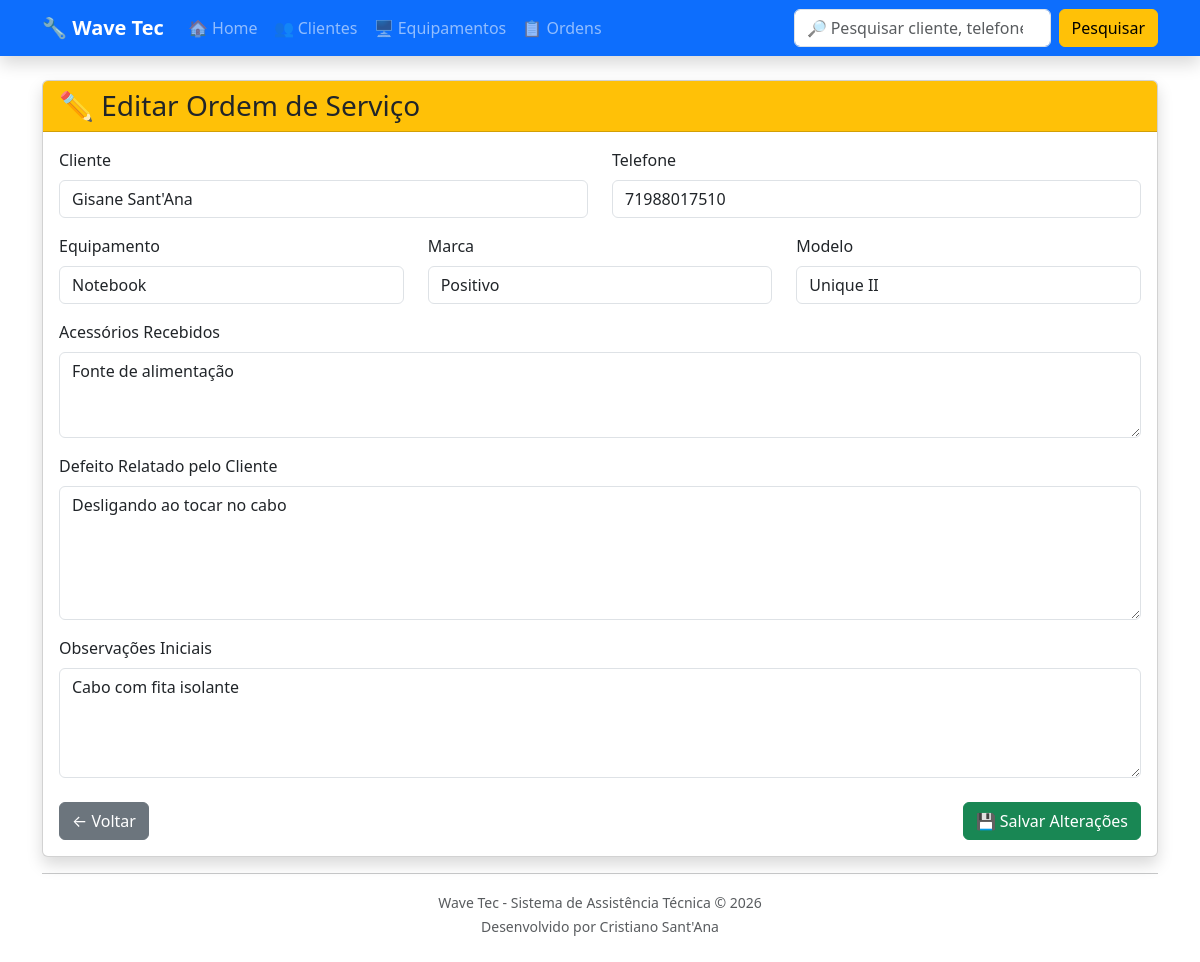
Before: /ordens/editar/2/ with the older database file.
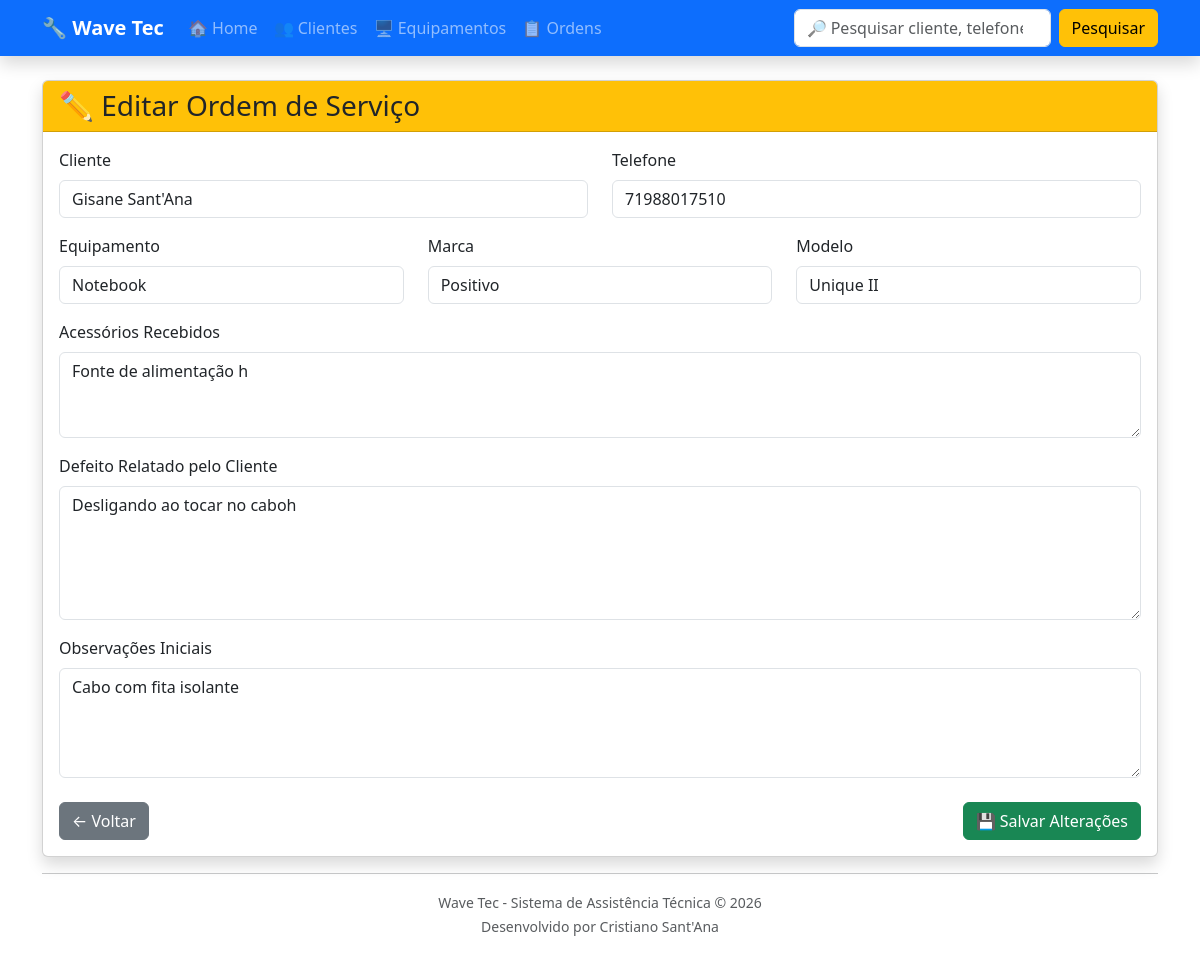
After: the same page with the newer database file.
### ordens/models.py (models this page shows, shortened)
class OrdemServico(models.Model):
    STATUS = [
        ("ABERTA", "Aberta"),
        ("EM_ANALISE", "Em análise"),
        ("AGUARDANDO_PECA", "Aguardando peça"),
        ("EM_REPARO", "Em reparo"),
        ("PRONTO", "Pronto"),
        ("SEM_CONSERTO", "Sem conserto"),
        ("ENTREGUE", "Entregue"),
    ]
    equipamento_cadastrado = models.ForeignKey(
        Equipamento,
        on_delete=models.CASCADE,
        related_name="ordens"
    )
    data_abertura = models.DateTimeField(
        auto_now_add=True
    )
    defeito = models.TextField()
    acessorios = models.TextField(
        blank=True
    )
    observacoes = models.TextField(
        blank=True
    )
    reparo = models.TextField(
        blank=True
    )
    valor = models.DecimalField(
        max_digits=10,
        decimal_places=2,
        default=0
    )
    forma_pagamento = models.CharField(
        max_length=30,
        blank=True
    )
    status = models.CharField(
        max_length=20,
        choices=STATUS,
        default="ABERTA"
    )
    @property
    def cliente(self):
        return self.equipamento_cadastrado.cliente

### ordens/views.py (the view)
def editar_ordem(request, ordem_id):
    ordem = get_object_or_404(
        OrdemServico,
        id=ordem_id
    )
    if request.method == "POST":
        ordem.defeito = request.POST["defeito"]
        ordem.acessorios = request.POST["acessorios"]
        ordem.observacoes = request.POST["observacoes"]
        ordem.save()
        return redirect("lista_ordens")
    return render(
        request,
        "ordens/editar_ordem.html",
        {
            "ordem": ordem,
            "cliente": ordem.cliente,
            "equipamento": ordem.equipamento_cadastrado,
        }
    )

### ordens/templates/ordens/editar_ordem.html (shortened to what this page needs)
{% extends "base.html" %}
{% block content %}
<div class="card shadow">
    <div class="card-header bg-warning text-dark">
        <h3 class="mb-0">
            ✏️ Editar Ordem de Serviço
        </h3>
    </div>
    <div class="card-body">
        <form method="POST">
            <div class="row">
                <div class="col-md-6 mb-3">
                    <label class="form-label">
                        Cliente
                    </label>
                    <input
                        type="text"
                        class="form-control"
                        value="{{ cliente.nome }}"
                        readonly>
                </div>
                <div class="col-md-6 mb-3">
                    <label class="form-label">
                        Telefone
                    </label>
                    <input
                        type="text"
                        class="form-control"
                        value="{{ cliente.telefone }}"
                        readonly>
                </div>
            </div>
            <div class="row">
                <div class="col-md-4 mb-3">
                    <label class="form-label">
                        Equipamento
                    </label>
                    <input
                        type="text"
                        class="form-control"
                        value="{{ equipamento.get_tipo_display }}"
                        readonly>
                </div>
                <div class="col-md-4 mb-3">
                    <label class="form-label">
                        Marca
                    </label>
                    <input
                        type="text"
                        class="form-control"
                        value="{{ equipamento.marca }}"
                        readonly>
                </div>
                <div class="col-md-4 mb-3">
                    <label class="form-label">
                        Modelo
                    </label>
                    <input
                        type="text"
                        class="form-control"
                        value="{{ equipamento.modelo }}"
                        readonly>
                </div>
            </div>
            <div class="mb-3">
                <label class="form-label">
                    Acessórios Recebidos
                </label>
                <textarea
                    name="acessorios"
                    class="form-control"
                    rows="3">{{ ordem.acessorios }}</textarea>
            </div>
            <div class="mb-3">
                <label class="form-label">
                    Defeito Relatado pelo Cliente
                </label>
                <textarea
                    name="defeito"
                    class="form-control"
                    rows="5"
                    required>{{ ordem.defeito }}</textarea>
            </div>
            <div class="mb-4">
                <label class="form-label">
                    Observações Iniciais
                </label>
                <textarea
                    name="observacoes"
                    class="form-control"
                    rows="4">{{ ordem.observacoes }}</textarea>
            </div>
            <div class="d-flex justify-content-between">
                <a
                    href="{% url 'lista_ordens' %}"
                    class="btn btn-secondary">
                    ← Voltar
                </a>
                <button
                    type="submit"
                    class="btn btn-success">
                    💾 Salvar Alterações
                </button>
            </div>
        </form>
    </div>
</div>
{% endblock %}

Changed rows visible on the page:
changed OrdemServico "Cabo com fita isolante": acessorios "Fonte de alimentação" → "Fonte de alimentação h"; defeito "Desligando ao tocar no cabo" → "Desligando ao tocar no caboh"
